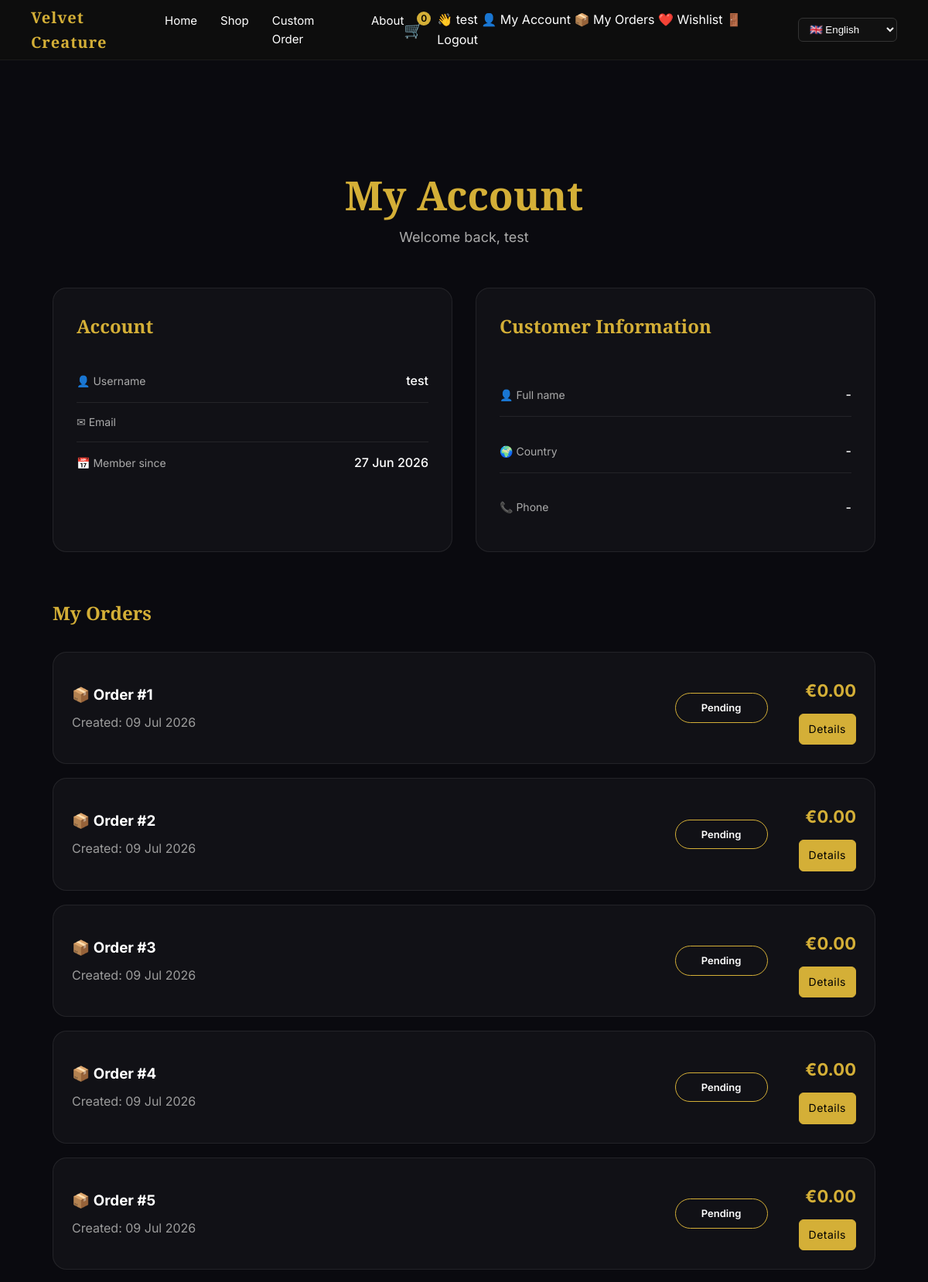
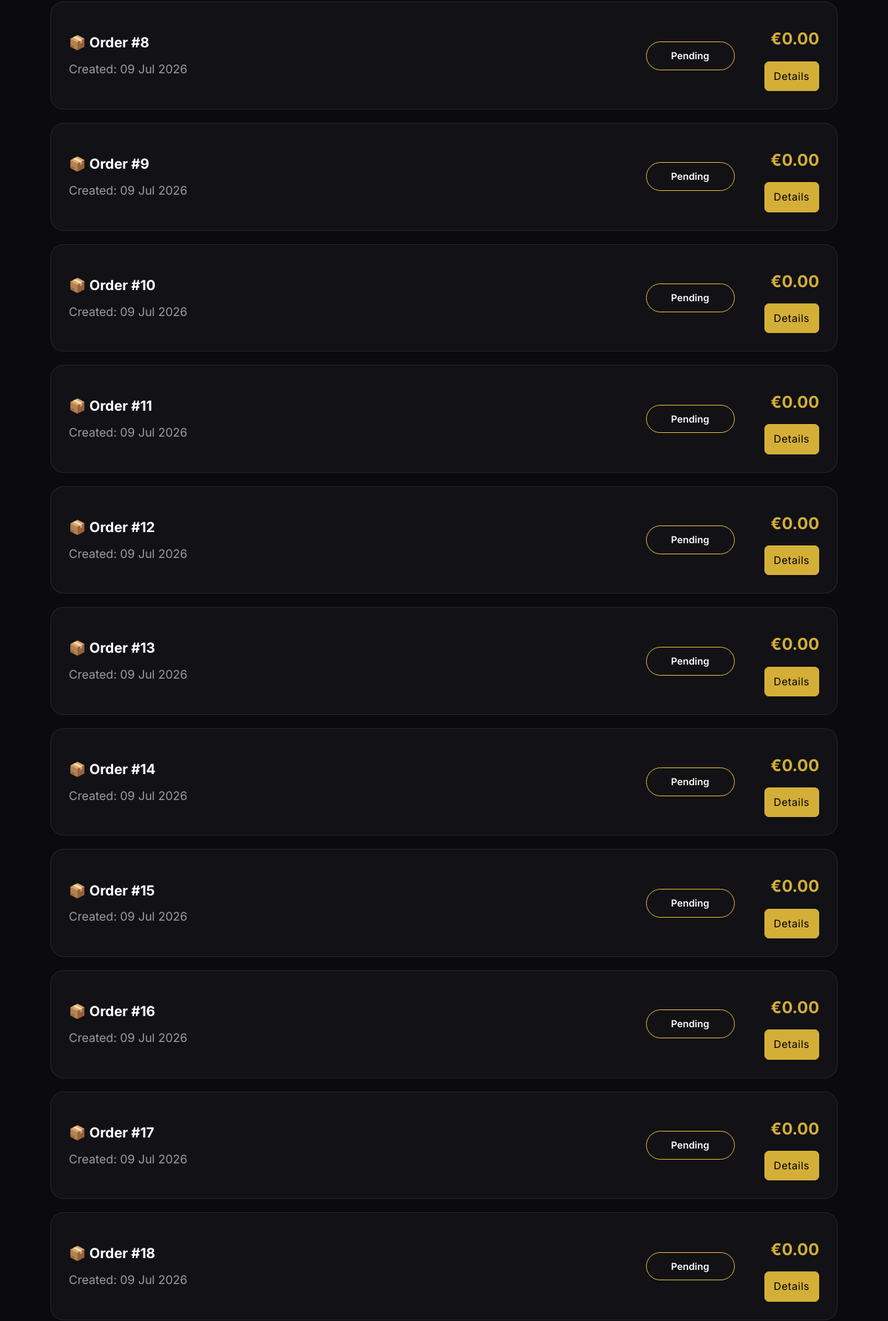
The app's page /en/accounts/profile/ (signed in, upper part) with its own data (2 pictures, top to bottom).
### orders/models.py (models this page shows, shortened)
class Order(models.Model):
    STATUS_CHOICES = [
        ("pending", "Pending"),
        ("paid", "Paid"),
        ("shipped", "Shipped"),
        ("delivered", "Delivered"),
    ]
    order_number = models.CharField(
        max_length=20,
        blank=True,
        null=True
)
    user = models.ForeignKey(
        User,
        on_delete=models.SET_NULL,
        null=True,
        blank=True,
        related_name="orders"
    )
    email = models.EmailField(
        blank=True,
        null=True
    )
    first_name = models.CharField(
        max_length=100,
        blank=True
    )
    last_name = models.CharField(
        max_length=100,
        blank=True
    )
    address = models.CharField(
        max_length=255,
        blank=True
    )
    city = models.CharField(
        max_length=100,
        blank=True
    )
    country = models.CharField(
        max_length=100,
        blank=True
    )
    note = models.TextField(
        blank=True
    )
    payment_method = models.CharField(
        max_length=50,
        default="Stripe"
    )
    total_price = models.DecimalField(
        max_digits=10,
        decimal_places=2,
        default=0
    )
    status = models.CharField(
        max_length=20,
        choices=STATUS_CHOICES,
        default="pending"
    )
    created = models.DateTimeField(
        auto_now_add=True
    )
    updated = models.DateTimeField(
        auto_now=True
    )

### accounts/views.py (the view)
# urls.py: path("profile/", views.profile, name="profile"),
@login_required
def profile(request):
    orders = Order.objects.filter(
        user=request.user
    ).order_by("-created")
    custom_orders = CustomOrder.objects.filter(
        user=request.user
    ).order_by("-created")
    return render(
        request,
        "accounts/profile.html",
        {
            "orders": orders,
            "custom_orders": custom_orders,
        }
    )

### cart/context_processors.py (called while the page is built, shortened)
def cart_context(request):
    cart = request.session.get("cart", {})
    count = 0
    items = []
    total = 0
    return {
        "cart_count": count,
        "cart_items": items,
        "cart_total": total
    }

### accounts/templates/accounts/profile.html (shortened to what this page needs)
{% extends "base.html" %}
{% load i18n %}
{% block content %}
<section class="profile-page">
<div class="profile-header">
    <h1>
        {% trans "My Account" %}
    </h1>
    <p>
        {% trans "Welcome back" %}, {{ user.username }}
    </p>
</div>
<div class="profile-grid">
    <div class="profile-card">
        <h2>
            {% trans "Account" %}
        </h2>
        <div class="info-row">
            <span>
                👤 {% trans "Username" %}
            </span>
            <strong>
                {{ user.username }}
            </strong>
        </div>
        <div class="info-row">
            <span>
                ✉ {% trans "Email" %}
            </span>
        </div>
        <div class="info-row">
            <span>
                📅 {% trans "Member since" %}
            </span>
            <strong>
                {{ user.date_joined|date:"d M Y" }}
            </strong>
        </div>
    </div>
    <div class="profile-card customer-info">
        <h2>
            {% trans "Customer Information" %}
        </h2>
        <div class="info-row">
            <span>
                👤 {% trans "Full name" %}
            </span>
            <strong>
            {% if user.first_name or user.last_name %}
                {{ user.first_name }} {{ user.last_name }}
            {% else %}
                -
            {% endif %}
            </strong>
        </div>
        <div class="info-row">
            <span>
                🌍 {% trans "Country" %}
            </span>
            <strong>
                -
            </strong>
        </div>
        <div class="info-row">
            <span>
                📞 {% trans "Phone" %}
            </span>
            <strong>
                -
            </strong>
        </div>
    </div>
</div>
<div class="profile-orders">
<h2>
    {% trans "My Orders" %}
</h2>
{% if orders %}
{% for order in orders %}
<div class="order-card">
    <div class="order-left">
        <h3>
            📦 {% trans "Order" %} #{{ order.id }}
        </h3>
        <p>
            {% trans "Created" %}:
            {{ order.created|date:"d M Y" }}
        </p>
    </div>
    <div class="order-center">
        <span class="status-badge status-{{ order.status }}">
            {{ order.get_status_display }}
        </span>
    </div>
    <div class="order-right">
        <div class="price">
            €{{ order.total_price }}
        </div>
        <a href="{% url 'order_detail' order.id %}"
   class="btn">
    {% trans "Details" %}
</a>
    </div>
</div>
{% endfor %}
{% else %}
<div class="empty-cart">
{% trans "You have no orders yet." %}
</div>
{% endif %}
</div>
</section>
{% endblock %}

### templates/includes/navbar.html (shortened to what this page needs)
{% load i18n %}
<nav class="navbar" id="navbar">
    <a href="{% url 'home' %}" class="logo">
        Velvet Creature
    </a>
    <div class="menu">
        <a href="{% url 'home' %}">
            {% trans "Home" %}
        </a>
        <a href="{% url 'shop' %}">
            {% trans "Shop" %}
        </a>
        <a href="{% url 'custom_order_create' %}">
            {% trans "Custom Order" %}
        </a>
        <a href="#">
            {% trans "About" %}
        </a>
    </div>
    <div class="icons">
        <div class="mini-cart">
            <a href="#"
               class="cart-icon"
               onclick="openCart(); return false;">
                🛒
            </a>
            <span class="cart-count">
                {{ cart_count }}
            </span>
        </div>
        <div class="user-menu">
        {% if user.is_authenticated %}
            <span class="welcome-user">
                👋 {{ user.username }}
            </span>
            <a href="{% url 'profile' %}">
                👤 {% trans "My Account" %}
            </a>
            <a href="{% url 'order_list' %}">
                📦 {% trans "My Orders" %}
            </a>
            <a href="{% url 'wishlist' %}">
                ❤️ {% trans "Wishlist" %}
            </a>
            <a href="{% url 'logout' %}">
                🚪 {% trans "Logout" %}
            </a>
        {% endif %}
        </div>
        <form action="{% url 'set_language' %}"
              method="post"
              class="lang-switch">
            <select name="language"
                    onchange="this.form.submit()">
                <option value="en"
                    {% if LANGUAGE_CODE == "en" %}selected{% endif %}>
                    🇬🇧 English
                </option>
            </select>
        </form>
    </div>
</nav>

### records on screen
Order: id "1", created "09 Jul 2026", status "Pending", total_price "0.00"
Order: id "2", created "09 Jul 2026", status "Pending", total_price "0.00"
Order: id "3", created "09 Jul 2026", status "Pending", total_price "0.00"
Order: id "4", created "09 Jul 2026", status "Pending", total_price "0.00"
Order: id "5", created "09 Jul 2026", status "Pending", total_price "0.00"
Order: id "8", created "09 Jul 2026", status "Pending", total_price "0.00"
Order: id "9", created "09 Jul 2026", status "Pending", total_price "0.00"
Order: id "10", created "09 Jul 2026", status "Pending", total_price "0.00"
Order: id "11", created "09 Jul 2026", status "Pending", total_price "0.00"
Order: id "12", created "09 Jul 2026", status "Pending", total_price "0.00"
Order: id "13", created "09 Jul 2026", status "Pending", total_price "0.00"
Order: id "14", created "09 Jul 2026", status "Pending", total_price "0.00"
Order: id "15", created "09 Jul 2026", status "Pending", total_price "0.00"
Order: id "16", created "09 Jul 2026", status "Pending", total_price "0.00"
Order: id "17", created "09 Jul 2026", status "Pending", total_price "0.00"
Order: id "18", created "09 Jul 2026", status "Pending", total_price "0.00"

### other values on screen
{{ cart_count }} "0"
{{ user.username }} "test"
{{ user.date_joined|date:"d M Y" }} "27 Jun 2026"
